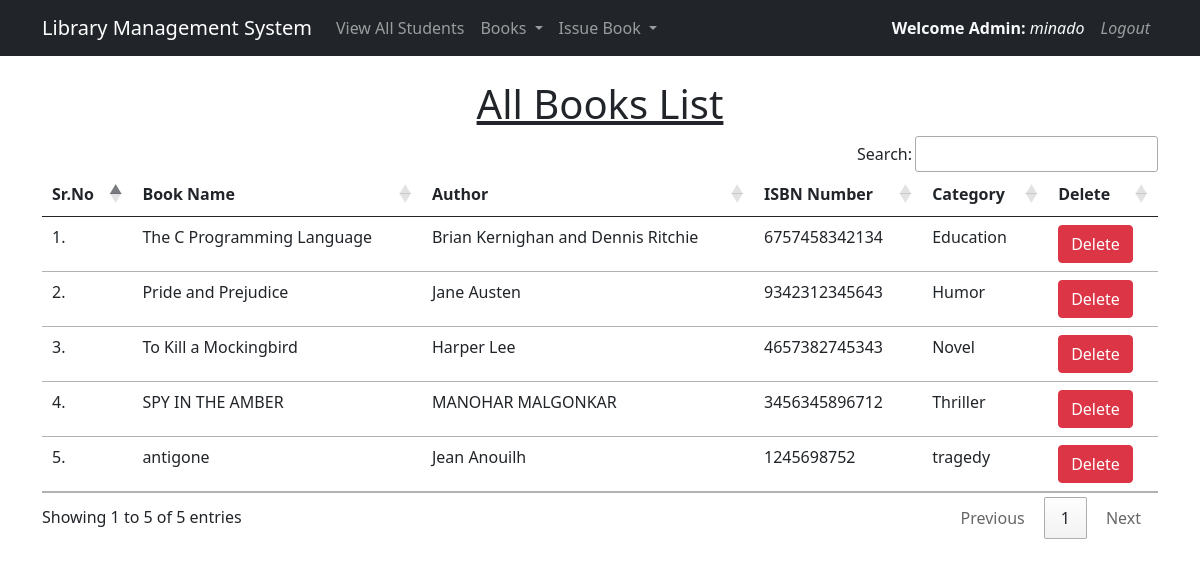
Before: /view_books/ (signed in) with the older database file.
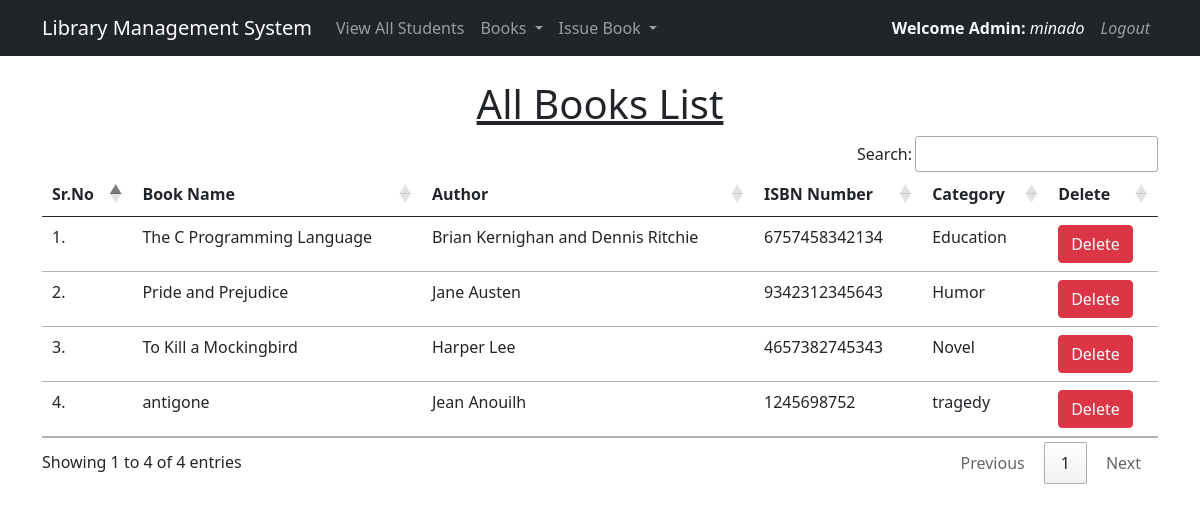
After: the same page with the newer database file.
### library/models.py (models this page shows, shortened)
class Book(models.Model):
    name = models.CharField(max_length=200)
    author = models.CharField(max_length=200)
    isbn = models.PositiveIntegerField()
    category = models.CharField(max_length=50)
    status = models.BooleanField(default=False)

### library/views.py (the view)
# urls.py: path("view_books/", views.view_books, name="view_books"),
@login_required(login_url = '/admin_login')
def view_books(request):
    books = Book.objects.all()
    return render(request, "view_books.html", {'books':books})

### library/templates/view_books.html (shortened to what this page needs)
{% extends 'admin_navbar.html' %}
{% load static %}
{% block body %}
<div class="container mt-4">
    <h1 class="text-center"><u>All Books List</u></h1>
    <table class="table table-hover" id="example">
        <thead>
            <tr>
                <th>Sr.No</th>
                <th>Book Name</th>
                <th>Author</th>
                <th>ISBN Number</th>
                <th>Category</th>
                <th>Delete</th>
            </tr>
        </thead>
        <tbody>
            {% for book in books %}
            <tr>
                <td>{{forloop.counter}}.</td>
                <td>{{book.name}}</td>
                <td>{{book.author}}</td>
                <td>{{book.isbn}}</td>
                <td>{{book.category}}</td>
                <td><a href="/delete_book/{{book.id}}/" class="btn btn-danger" onclick="return confirm('Are you sure you want to delete this book?')">Delete</a></td>
            </tr>
            {% endfor %}
        </tbody>
    </table>
    </div>
{% endblock %}

Changed rows visible on the page:
removed Book: name "SPY IN THE AMBER", author "MANOHAR MALGONKAR", isbn "3456345896712", category "Thriller"
Other visible differences:
text written by a page script: "Search: Showing 1 to 5 of 5 entries Previous 1 Next" → "Search: Showing 1 to 4 of 4 entries Previous 1 Next"
